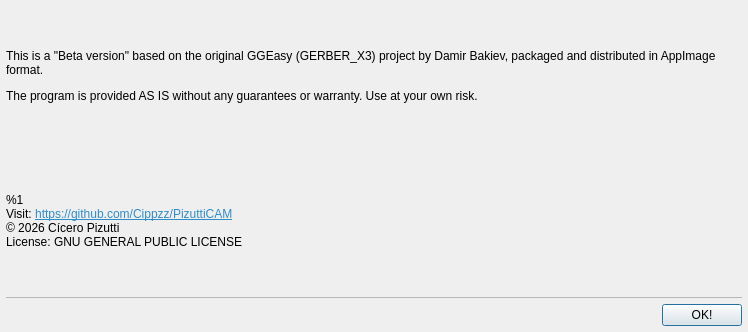
<?xml version="1.0" encoding="UTF-8"?>
<ui version="4.0">
 <class>AboutForm</class>
 <widget class="QDialog" name="AboutForm">
  <property name="geometry">
   <rect>
    <x>0</x>
    <y>0</y>
    <width>748</width>
    <height>332</height>
   </rect>
  </property>
  <property name="windowTitle">
   <string>About</string>
  </property>
  <layout class="QVBoxLayout" name="verticalLayout">
   <property name="leftMargin">
    <number>6</number>
   </property>
   <property name="topMargin">
    <number>6</number>
   </property>
   <property name="rightMargin">
    <number>6</number>
   </property>
   <property name="bottomMargin">
    <number>6</number>
   </property>
   <item>
    <widget class="QLabel" name="label_2">
     <property name="text">
      <string>&lt;html&gt;&lt;head/&gt;&lt;body&gt;&lt;p&gt;This is a &amp;quot;Beta version&amp;quot; based on the original GGEasy (GERBER_X3) project by Damir Bakiev, packaged and distributed in AppImage format.&lt;/p&gt;&lt;p&gt;The program is provided AS IS without any guarantees or warranty. Use at your own risk.&lt;/p&gt;&lt;/body&gt;&lt;/html&gt;</string>
     </property>
     <property name="wordWrap">
      <bool>true</bool>
     </property>
    </widget>
   </item>
   <item>
    <widget class="QLabel" name="lblAbout">
     <property name="text">
      <string>&lt;html&gt;&lt;head/&gt;&lt;body&gt;&lt;p&gt;%1&lt;br/&gt;Visit: &lt;a href=&quot;https://github.com/Cippzz/PizuttiCAM&quot;&gt;&lt;span style=&quot; text-decoration: underline; color:#308cc6;&quot;&gt;https://github.com/Cippzz/PizuttiCAM&lt;/span&gt;&lt;/a&gt;&lt;a href=&quot;https://github.com/Denvi/Candle/&quot;&gt;&lt;span style=&quot; text-decoration: underline; color:#0000ff;&quot;&gt;&lt;br/&gt;&lt;/span&gt;&lt;/a&gt;© 2026 Cícero Pizutti&lt;br/&gt;License: GNU GENERAL PUBLIC LICENSE&lt;/p&gt;&lt;/body&gt;&lt;/html&gt;</string>
     </property>
     <property name="alignment">
      <set>Qt::AlignmentFlag::AlignLeading|Qt::AlignmentFlag::AlignLeft|Qt::AlignmentFlag::AlignVCenter</set>
     </property>
    </widget>
   </item>
   <item>
    <widget class="QPlainTextEdit" name="txtLicense">
     <property name="maximumSize">
      <size>
       <width>16777215</width>
       <height>1</height>
      </size>
     </property>
     <property name="font">
      <font>
       <pointsize>9</pointsize>
      </font>
     </property>
     <property name="readOnly">
      <bool>true</bool>
     </property>
     <property name="plainText">
      <string>                    GNU GENERAL PUBLIC LICENSE
                       Version 3, 29 June 2007

 Copyright (C) 2007 Free Software Foundation, Inc. &lt;http://fsf.org/&gt;
 Everyone is permitted to copy and distribute verbatim copies
 of this license document, but changing it is not allowed.

                            Preamble

  The GNU General Public License is a free, copyleft license for
software and other kinds of works.

  The licenses for most software and other practical works are designed
to take away your freedom to share and change the works.  By contrast,
the GNU General Public License is intended to guarantee your freedom to
share and change all versions of a program--to make sure it remains free
software for all its users.  We, the Free Software Foundation, use the
GNU General Public License for most of our software; it applies also to
any other work released this way by its authors.  You can apply it to
your programs, too.

  When we speak of free software, we are referring to freedom, not
price.  Our General Public Licenses are designed to make sure that you
have the freedom to distribute copies of free software (and charge for
them if you wish), that you receive source code or can get it if you
want it, that you can change the software or use pieces of it in new
free programs, and that you know you can do these things.

  To protect your rights, we need to prevent others from denying you
these rights or asking you to surrender the rights.  Therefore, you have
certain responsibilities if you distribute copies of the software, or if
you modify it: responsibilities to respect the freedom of others.

  For example, if you distribute copies of such a program, whether
gratis or for a fee, you must pass on to the recipients the same
freedoms that you received.  You must make sure that they, too, receive
or can get the source code.  And you must show them these terms so they
know their rights.

  Developers that use the GNU GPL protect your rights with two steps:
(1) assert copyright on the software, and (2) offer you this License
giving you legal permission to copy, distribute and/or modify it.

  For the developers' and authors' protection, the GPL clearly explains
that there is no warranty for this free software.  For both users' and
authors' sake, the GPL requires that modified versions be marked as
changed, so that their problems will not be attributed erroneously to
authors of previous versions.

  Some devices are designed to deny users access to install or run
modified versions of the software inside them, although the manufacturer
can do so.  This is fundamentally incompatible with the aim of
protecting users' freedom to change the software.  The systematic
pattern of such abuse occurs in the area of products for individuals to
use, which is precisely where it is most unacceptable.  Therefore, we
have designed this version of the GPL to prohibit the practice for those
products.  If such problems arise substantially in other domains, we
stand ready to extend this provision to those domains in future versions
of the GPL, as needed to protect the freedom of users.

  Finally, every program is threatened constantly by software patents.
States should not allow patents to restrict development and use of
software on general-purpose computers, but in those that do, we wish to
avoid the special danger that patents applied to a free program could
make it effectively proprietary.  To prevent this, the GPL assures that
patents cannot be used to render the program non-free.

  The precise terms and conditions for copying, distribution and
modification follow.

                       TERMS AND CONDITIONS

  0. Definitions.

  &quot;This License&quot; refers to version 3 of the GNU General Public License.

  &quot;Copyright&quot; also means copyright-like laws that apply to other kinds of
works, such as semiconductor masks.

  &quot;The Program&quot; refers to any copyrightable work licensed under this
License.  Each licensee is addressed as &quot;you&quot;.  &quot;Licensees&quot; and
&quot;recipients&quot; may be individuals or organizations.

  To &quot;modify&quot; a work means to copy from or adapt all or part of the work
in a fashion requiring copyright permission, other than the making of an
exact copy.  The resulting work is called a &quot;modified version&quot; of the
earlier work or a work &quot;based on&quot; the earlier work.

  A &quot;covered work&quot; means either the unmodified Program or a work based
on the Program.

  To &quot;propagate&quot; a work means to do anything with it that, without
permission, would make you directly or secondarily liable for
infringement under applicable copyright law, except executing it on a
computer or modifying a private copy.  Propagation includes copying,
distribution (with or without modification), making available to the
public, and in some countries other activities as well.

  To &quot;convey&quot; a work means any kind of propagation that enables other
parties to make or receive copies.  Mere interaction with a user through
a computer network, with no transfer of a copy, is not conveying.

  An interactive user interface displays &quot;Appropriate Legal Notices&quot;
to the extent that it includes a convenient and prominently visible
feature that (1) displays an appropriate copyright notice, and (2)
tells the user that there is no warranty for the work (except to the
extent that warranties are provided), that licensees may convey the
work under this License, and how to view a copy of this License.  If
the interface presents a list of user commands or options, such as a
menu, a prominent item in the list meets this criterion.

  1. Source Code.

  The &quot;source code&quot; for a work means the preferred form of the work
for making modifications to it.  &quot;Object code&quot; means any non-source
form of a work.

  A &quot;Standard Interface&quot; means an interface that either is an official
standard defined by a recognized standards body, or, in the case of
interfaces specified for a particular programming language, one that
is widely used among developers working in that language.

  The &quot;System Libraries&quot; of an executable work include anything, other
than the work as a whole, that (a) is included in the normal form of
packaging a Major Component, but which is not part of that Major
Component, and (b) serves only to enable use of the work with that
Major Component, or to implement a Standard Interface for which an
implementation is available to the public in source code form.  A
&quot;Major Component&quot;, in this context, means a major essential component
(kernel, window system, and so on) of the specific operating system
(if any) on which the executable work runs, or a compiler used to
produce the work, or an object code interpreter used to run it.

  The &quot;Corresponding Source&quot; for a work in object code form means all
the source code needed to generate, install, and (for an executable
work) run the object code and to modify the work, including scripts to
control those activities.  However, it does not include the work's
System Libraries, or general-purpose tools or generally available free
programs which are used unmodified in performing those activities but
which are not part of the work.  For example, Corresponding Source
includes interface definition files associated with source files for
the work, and the source code for shared libraries and dynamically
linked subprograms that the work is specifically designed to require,
such as by intimate data communication or control flow between those
subprograms and other parts of the work.

  The Corresponding Source need not include anything that users
can regenerate automatically from other parts of the Corresponding
Source.

  The Corresponding Source for a work in source code form is that
same work.

  2. Basic Permissions.

  All rights granted under this License are granted for the term of
copyright on the Program, and are irrevocable provided the stated
conditions are met.  This License explicitly affirms your unlimited
permission to run the unmodified Program.  The output from running a
covered work is covered by this License only if the output, given its
content, constitutes a covered work.  This License acknowledges your
rights of fair use or other equivalent, as provided by copyright law.

  You may make, run and propagate covered works that you do not
convey, without conditions so long as your license otherwise remains
in force.  You may convey covered works to others for the sole purpose
of having them make modifications exclusively for you, or provide you
with facilities for running those works, provided that you comply with
the terms of this License in conveying all material for which you do
not control copyright.  Those thus making or running the covered works
for you must do so exclusively on your behalf, under your direction
and control, on terms that prohibit them from making any copies of
your copyrighted material outside their relationship with you.

  Conveying under any other circumstances is permitted solely under
the conditions stated below.  Sublicensing is not allowed; section 10
makes it unnecessary.

  3. Protecting Users' Legal Rights From Anti-Circumvention Law.

  No covered work shall be deemed part of an effective technological
measure under any applicable law fulfilling obligations under article
11 of the WIPO copyright treaty adopted on 20 December 1996, or
similar laws prohibiting or restricting circumvention of such
measures.

  When you convey a covered work, you waive any legal power to forbid
circumvention of technological measures to the extent such circumvention
is effected by exercising rights under this License with respect to
the covered work, and you disclaim any intention to limit operation or
modification of the work as a means of enforcing, against the work's
users, your or third parties' legal rights to forbid circumvention of
technological measures.

  4. Conveying Verbatim Copies.

  You may convey verbatim copies of the Program's source code as you
receive it, in any medium, provided that you conspicuously and
appropriately publish on each copy an appropriate copyright notice;
keep intact all notices stating that this License and any
non-permissive terms added in accord with section 7 apply to the code;
keep intact all notices of the absence of any warranty; and give all
recipients a copy of this License along with the Program.

  You may charge any price or no price for each copy that you convey,
and you may offer support or warranty protection for a fee.

  5. Conveying Modified Source Versions.

  You may convey a work based on the Program, or the modifications to
produce it from the Program, in the form of source code under the
terms of section 4, provided that you also meet all of these conditions:

    a) The work must carry prominent notices stating that you modified
    it, and giving a relevant date.

    b) The work must carry prominent notices stating that it is
    released under this License and any conditions added under section
    7.  This requirement modifies the requirement in section 4 to
    &quot;keep intact all notices&quot;.

    c) You must license the entire work, as a whole, under this
    License to anyone who comes into possession of a copy.  This
    License will therefore apply, along with any applicable section 7
    additional terms, to the whole of the work, and all its parts,
    regardless of how they are packaged.  This License gives no
    permission to license the work in any other way, but it does not
    invalidate such permission if you have separately received it.

    d) If the work has interactive user interfaces, each must display
    Appropriate Legal Notices; however, if the Program has interactive
    interfaces that do not display Appropriate Legal Notices, your
    work need not make them do so.

  A compilation of a covered work with other separate and independent
works, which are not by their nature extensions of the covered work,
and which are not combined with it such as to form a larger program,
in or on a volume of a storage or distribution medium, is called an
&quot;aggregate&quot; if the compilation and its resulting copyright are not
used to limit the access or legal rights of the compilation's users
beyond what the individual works permit.  Inclusion of a covered work
in an aggregate does not cause this License to apply to the other
parts of the aggregate.

  6. Conveying Non-Source Forms.

  You may convey a covered work in object code form under the terms
of sections 4 and 5, provided that you also convey the
machine-readable Corresponding Source under the terms of this License,
in one of these ways:

    a) Convey the object code in, or embodied in, a physical product
    (including a physical distribution medium), accompanied by the
    Corresponding Source fixed on a durable physical medium
    customarily used for software interchange.

    b) Convey the object code in, or embodied in, a physical product
    (including a physical distribution medium), accompanied by a
    written offer, valid for at least three years and valid for as
    long as you offer spare parts or customer support for that product
    model, to give anyone who possesses the object code either (1) a
    copy of the Corresponding Source for all the software in the
    product that is covered by this License, on a durable physical
    medium customarily used for software interchange, for a price no
    more than your reasonable cost of physically performing this
    conveying of source, or (2) access to copy the
    Corresponding Source from a network server at no charge.

    c) Convey individual copies of the object code with a copy of the
    written offer to provide the Corresponding Source.  This
    alternative is allowed only occasionally and noncommercially, and
    only if you received the object code with such an offer, in accord
    with subsection 6b.

    d) Convey the object code by offering access from a designated
    place (gratis or for a charge), and offer equivalent access to the
    Corresponding Source in the same way through the same place at no
    further charge.  You need not require recipients to copy the
    Corresponding Source along with the object code.  If the place to
    copy the object code is a network server, the Corresponding Source
    may be on a different server (operated by you or a third party)
    that supports equivalent copying facilities, provided you maintain
    clear directions next to the object code saying where to find the
    Corresponding Source.  Regardless of what server hosts the
    Corresponding Source, you remain obligated to ensure that it is
    available for as long as needed to satisfy these requirements.

    e) Convey the object code using peer-to-peer transmission, provided
    you inform other peers where the object code and Corresponding
    Source of the work are being offered to the general public at no
    charge under subsection 6d.

  A separable portion of the object code, whose source code is excluded
from the Corresponding Source as a System Library, need not be
included in conveying the object code work.

  A &quot;User Product&quot; is either (1) a &quot;consumer product&quot;, which means any
tangible personal property which is normally used for personal, family,
or household purposes, or (2) anything designed or sold for incorporation
into a dwelling.  In determining whether a product is a consumer product,
doubtful cases shall be resolved in favor of coverage.  For a particular
product received by a particular user, &quot;normally used&quot; refers to a
typical or common use of that class of product, regardless of the status
of the particular user or of the way in which the particular user
actually uses, or expects or is expected to use, the product.  A product
is a consumer product regardless of whether the product has substantial
commercial, industrial or non-consumer uses, unless such uses represent
the only significant mode of use of the product.

  &quot;Installation Information&quot; for a User Product means any methods,
procedures, authorization keys, or other information required to install
and execute modified versions of a covered work in that User Product from
a modified version of its Corresponding Source.  The information must
suffice to ensure that the continued functioning of the modified object
code is in no case prevented or interfered with solely because
modification has been made.

  If you convey an object code work under this section in, or with, or
specifically for use in, a User Product, and the conveying occurs as
part of a transaction in which the right of possession and use of the
User Product is transferred to the recipient in perpetuity or for a
fixed term (regardless of how the transaction is characterized), the
Corresponding Source conveyed under this section must be accompanied
by the Installation Information.  But this requirement does not apply
if neither you nor any third party retains the ability to install
modified object code on the User Product (for example, the work has
been installed in ROM).

  The requirement to provide Installation Information does not include a
requirement to continue to provide support service, warranty, or updates
for a work that has been modified or installed by the recipient, or for
the User Product in which it has been modified or installed.  Access to a
network may be denied when the modification itm_instance materially and
adversely affects the operation of the network or violates the rules and
protocols for communication across the network.

  Corresponding Source conveyed, and Installation Information provided,
in accord with this section must be in a format that is publicly
documented (and with an implementation available to the public in
source code form), and must require no special password or key for
unpacking, reading or copying.

  7. Additional Terms.

  &quot;Additional permissions&quot; are terms that supplement the terms of this
License by making exceptions from one or more of its conditions.
Additional permissions that are applicable to the entire Program shall
be treated as though they were included in this License, to the extent
that they are valid under applicable law.  If additional permissions
apply only to part of the Program, that part may be used separately
under those permissions, but the entire Program remains governed by
this License without regard to the additional permissions.

  When you convey a copy of a covered work, you may at your option
remove any additional permissions from that copy, or from any part of
it.  (Additional permissions may be written to require their own
removal in certain cases when you modify the work.)  You may place
additional permissions on material, added by you to a covered work,
for which you have or can give appropriate copyright permission.

  Notwithstanding any other provision of this License, for material you
add to a covered work, you may (if authorized by the copyright holders of
that material) supplement the terms of this License with terms:

    a) Disclaiming warranty or limiting liability differently from the
    terms of sections 15 and 16 of this License; or

    b) Requiring preservation of specified reasonable legal notices or
    author attributions in that material or in the Appropriate Legal
    Notices displayed by works containing it; or

    c) Prohibiting misrepresentation of the origin of that material, or
    requiring that modified versions of such material be marked in
    reasonable ways as different from the original version; or

    d) Limiting the use for publicity purposes of names of licensors or
    authors of the material; or

    e) Declining to grant rights under trademark law for use of some
    trade names, trademarks, or service marks; or

    f) Requiring indemnification of licensors and authors of that
    material by anyone who conveys the material (or modified versions of
    it) with contractual assumptions of liability to the recipient, for
    any liability that these contractual assumptions directly impose on
    those licensors and authors.

  All other non-permissive additional terms are considered &quot;further
restrictions&quot; within the meaning of section 10.  If the Program as you
received it, or any part of it, contains a notice stating that it is
governed by this License along with a term that is a further
restriction, you may remove that term.  If a license document contains
a further restriction but permits relicensing or conveying under this
License, you may add to a covered work material governed by the terms
of that license document, provided that the further restriction does
not survive such relicensing or conveying.

  If you add terms to a covered work in accord with this section, you
must place, in the relevant source files, a statement of the
additional terms that apply to those files, or a notice indicating
where to find the applicable terms.

  Additional terms, permissive or non-permissive, may be stated in the
form of a separately written license, or stated as exceptions;
the above requirements apply either way.

  8. Termination.

  You may not propagate or modify a covered work except as expressly
provided under this License.  Any attempt otherwise to propagate or
modify it is void, and will automatically terminate your rights under
this License (including any patent licenses granted under the third
paragraph of section 11).

  However, if you cease all violation of this License, then your
license from a particular copyright holder is reinstated (a)
provisionally, unless and until the copyright holder explicitly and
finally terminates your license, and (b) permanently, if the copyright
holder fails to notify you of the violation by some reasonable means
prior to 60 days after the cessation.

  Moreover, your license from a particular copyright holder is
reinstated permanently if the copyright holder notifies you of the
violation by some reasonable means, this is the first time you have
received notice of violation of this License (for any work) from that
copyright holder, and you cure the violation prior to 30 days after
your receipt of the notice.

  Termination of your rights under this section does not terminate the
licenses of parties who have received copies or rights from you under
this License.  If your rights have been terminated and not permanently
reinstated, you do not qualify to receive new licenses for the same
material under section 10.

  9. Acceptance Not Required for Having Copies.

  You are not required to accept this License in order to receive or
run a copy of the Program.  Ancillary propagation of a covered work
occurring solely as a consequence of using peer-to-peer transmission
to receive a copy likewise does not require acceptance.  However,
nothing other than this License grants you permission to propagate or
modify any covered work.  These actions infringe copyright if you do
not accept this License.  Therefore, by modifying or propagating a
covered work, you indicate your acceptance of this License to do so.

  10. Automatic Licensing of Downstream Recipients.

  Each time you convey a covered work, the recipient automatically
receives a license from the original licensors, to run, modify and
propagate that work, subject to this License.  You are not responsible
for enforcing compliance by third parties with this License.

  An &quot;entity transaction&quot; is a transaction transferring control of an
organization, or substantially all assets of one, or subdividing an
organization, or merging organizations.  If propagation of a covered
work results from an entity transaction, each party to that
transaction who receives a copy of the work also receives whatever
licenses to the work the party's predecessor in interest had or could
give under the previous paragraph, plus a right to possession of the
Corresponding Source of the work from the predecessor in interest, if
the predecessor has it or can get it with reasonable efforts.

  You may not impose any further restrictions on the exercise of the
rights granted or affirmed under this License.  For example, you may
not impose a license fee, royalty, or other charge for exercise of
rights granted under this License, and you may not initiate litigation
(including a cross-claim or counterclaim in a lawsuit) alleging that
any patent claim is infringed by making, using, selling, offering for
sale, or importing the Program or any portion of it.

  11. Patents.

  A &quot;contributor&quot; is a copyright holder who authorizes use under this
License of the Program or a work on which the Program is based.  The
work thus licensed is called the contributor's &quot;contributor version&quot;.

  A contributor's &quot;essential patent claims&quot; are all patent claims
owned or controlled by the contributor, whether already acquired or
hereafter acquired, that would be infringed by some manner, permitted
by this License, of making, using, or selling its contributor version,
but do not include claims that would be infringed only as a
consequence of further modification of the contributor version.  For
purposes of this definition, &quot;control&quot; includes the right to grant
patent sublicenses in a manner consistent with the requirements of
this License.

  Each contributor grants you a non-exclusive, worldwide, royalty-free
patent license under the contributor's essential patent claims, to
make, use, sell, offer for sale, import and otherwise run, modify and
propagate the contents of its contributor version.

  In the following three paragraphs, a &quot;patent license&quot; is any express
agreement or commitment, however denominated, not to enforce a patent
(such as an express permission to practice a patent or covenant not to
sue for patent infringement).  To &quot;grant&quot; such a patent license to a
party means to make such an agreement or commitment not to enforce a
patent against the party.

  If you convey a covered work, knowingly relying on a patent license,
and the Corresponding Source of the work is not available for anyone
to copy, free of charge and under the terms of this License, through a
publicly available network server or other readily accessible means,
then you must either (1) cause the Corresponding Source to be so
available, or (2) arrange to deprive yourm_instance of the benefit of the
patent license for this particular work, or (3) arrange, in a manner
consistent with the requirements of this License, to extend the patent
license to downstream recipients.  &quot;Knowingly relying&quot; means you have
actual knowledge that, but for the patent license, your conveying the
covered work in a country, or your recipient's use of the covered work
in a country, would infringe one or more identifiable patents in that
country that you have reason to believe are valid.

  If, pursuant to or in connection with a single transaction or
arrangement, you convey, or propagate by procuring conveyance of, a
covered work, and grant a patent license to some of the parties
receiving the covered work authorizing them to use, propagate, modify
or convey a specific copy of the covered work, then the patent license
you grant is automatically extended to all recipients of the covered
work and works based on it.

  A patent license is &quot;discriminatory&quot; if it does not include within
the scope of its coverage, prohibits the exercise of, or is
conditioned on the non-exercise of one or more of the rights that are
specifically granted under this License.  You may not convey a covered
work if you are a party to an arrangement with a third party that is
in the business of distributing software, under which you make payment
to the third party based on the extent of your activity of conveying
the work, and under which the third party grants, to any of the
parties who would receive the covered work from you, a discriminatory
patent license (a) in connection with copies of the covered work
conveyed by you (or copies made from those copies), or (b) primarily
for and in connection with specific products or compilations that
contain the covered work, unless you entered into that arrangement,
or that patent license was granted, prior to 28 March 2007.

  Nothing in this License shall be construed as excluding or limiting
any implied license or other defenses to infringement that may
otherwise be available to you under applicable patent law.

  12. No Surrender of Others' Freedom.

  If conditions are imposed on you (whether by court order, agreement or
otherwise) that contradict the conditions of this License, they do not
excuse you from the conditions of this License.  If you cannot convey a
covered work so as to satisfy simultaneously your obligations under this
License and any other pertinent obligations, then as a consequence you may
not convey it at all.  For example, if you agree to terms that obligate you
to collect a royalty for further conveying from those to whom you convey
the Program, the only way you could satisfy both those terms and this
License would be to refrain entirely from conveying the Program.

  13. Use with the GNU Affero General Public License.

  Notwithstanding any other provision of this License, you have
permission to link or combine any covered work with a work licensed
under version 3 of the GNU Affero General Public License into a single
combined work, and to convey the resulting work.  The terms of this
License will continue to apply to the part which is the covered work,
but the special requirements of the GNU Affero General Public License,
section 13, concerning interaction through a network will apply to the
combination as such.

  14. Revised Versions of this License.

  The Free Software Foundation may publish revised and/or new versions of
the GNU General Public License from time to time.  Such new versions will
be similar in spirit to the present version, but may differ in detail to
address new problems or concerns.

  Each version is given a distinguishing version number.  If the
Program specifies that a certain numbered version of the GNU General
Public License &quot;or any later version&quot; applies to it, you have the
option of following the terms and conditions either of that numbered
version or of any later version published by the Free Software
Foundation.  If the Program does not specify a version number of the
GNU General Public License, you may choose any version ever published
by the Free Software Foundation.

  If the Program specifies that a proxy can decide which future
versions of the GNU General Public License can be used, that proxy's
public statement of acceptance of a version permanently authorizes you
to choose that version for the Program.

  Later license versions may give you additional or different
permissions.  However, no additional obligations are imposed on any
author or copyright holder as a result of your choosing to follow a
later version.

  15. Disclaimer of Warranty.

  THERE IS NO WARRANTY FOR THE PROGRAM, TO THE EXTENT PERMITTED BY
APPLICABLE LAW.  EXCEPT WHEN OTHERWISE STATED IN WRITING THE COPYRIGHT
HOLDERS AND/OR OTHER PARTIES PROVIDE THE PROGRAM &quot;AS IS&quot; WITHOUT WARRANTY
OF ANY KIND, EITHER EXPRESSED OR IMPLIED, INCLUDING, BUT NOT LIMITED TO,
THE IMPLIED WARRANTIES OF MERCHANTABILITY AND FITNESS FOR A PARTICULAR
PURPOSE.  THE ENTIRE RISK AS TO THE QUALITY AND PERFORMANCE OF THE PROGRAM
IS WITH YOU.  SHOULD THE PROGRAM PROVE DEFECTIVE, YOU ASSUME THE COST OF
ALL NECESSARY SERVICING, REPAIR OR CORRECTION.

  16. Limitation of Liability.

  IN NO EVENT UNLESS REQUIRED BY APPLICABLE LAW OR AGREED TO IN WRITING
WILL ANY COPYRIGHT HOLDER, OR ANY OTHER PARTY WHO MODIFIES AND/OR CONVEYS
THE PROGRAM AS PERMITTED ABOVE, BE LIABLE TO YOU FOR DAMAGES, INCLUDING ANY
GENERAL, SPECIAL, INCIDENTAL OR CONSEQUENTIAL DAMAGES ARISING OUT OF THE
USE OR INABILITY TO USE THE PROGRAM (INCLUDING BUT NOT LIMITED TO LOSS OF
DATA OR DATA BEING RENDERED INACCURATE OR LOSSES SUSTAINED BY YOU OR THIRD
PARTIES OR A FAILURE OF THE PROGRAM TO OPERATE WITH ANY OTHER PROGRAMS),
EVEN IF SUCH HOLDER OR OTHER PARTY HAS BEEN ADVISED OF THE POSSIBILITY OF
SUCH DAMAGES.

  17. Interpretation of Sections 15 and 16.

  If the disclaimer of warranty and limitation of liability provided
above cannot be given local legal effect according to their terms,
reviewing courts shall apply local law that most closely approximates
an absolute waiver of all civil liability in connection with the
Program, unless a warranty or assumption of liability accompanies a
copy of the Program in return for a fee.

                     END OF TERMS AND CONDITIONS

            How to Apply These Terms to Your New Programs

  If you develop a new program, and you want it to be of the greatest
possible use to the public, the best way to achieve this is to make it
free software which everyone can redistribute and change under these terms.

  To do so, attach the following notices to the program.  It is safest
to attach them to the start of each source file to most effectively
state the exclusion of warranty; and each file should have at least
the &quot;copyright&quot; line and a pointer to where the full notice is found.

    &lt;one line to give the program's name and a brief idea of what it does.&gt;
    Copyright (C) &lt;year&gt;  &lt;name of author&gt;

    This program is free software: you can redistribute it and/or modify
    it under the terms of the GNU General Public License as published by
    the Free Software Foundation, either version 3 of the License, or
    (at your option) any later version.

    This program is distributed in the hope that it will be useful,
    but WITHOUT ANY WARRANTY; without even the implied warranty of
    MERCHANTABILITY or FITNESS FOR A PARTICULAR PURPOSE.  See the
    GNU General Public License for more details.

    You should have received a copy of the GNU General Public License
    along with this program.  If not, see &lt;http://www.gnu.org/licenses/&gt;.

Also add information on how to contact you by electronic and paper mail.

  If the program does terminal interaction, make it output a short
notice like this when it starts in an interactive mode:

    &lt;program&gt;  Copyright (C) &lt;year&gt;  &lt;name of author&gt;
    This program comes with ABSOLUTELY NO WARRANTY; for details type `show w'.
    This is free software, and you are welcome to redistribute it
    under certain conditions; type `show c' for details.

The hypothetical commands `show w' and `show c' should show the appropriate
parts of the General Public License.  Of course, your program's commands
might be different; for a GUI interface, you would use an &quot;about box&quot;.

  You should also get your employer (if you work as a programmer) or school,
if any, to sign a &quot;copyright disclaimer&quot; for the program, if necessary.
For more information on this, and how to apply and follow the GNU GPL, see
&lt;http://www.gnu.org/licenses/&gt;.

  The GNU General Public License does not permit incorporating your program
into proprietary programs.  If your program is a subroutine library, you
may consider it more useful to permit linking proprietary applications with
the library.  If this is what you want to do, use the GNU Lesser General
Public License instead of this License.  But first, please read
&lt;http://www.gnu.org/philosophy/why-not-lgpl.html&gt;.
</string>
     </property>
    </widget>
   </item>
   <item>
    <layout class="QHBoxLayout" name="horizontalLayout_4">
     <item>
      <spacer name="horizontalSpacer_4">
       <property name="orientation">
        <enum>Qt::Orientation::Horizontal</enum>
       </property>
       <property name="sizeHint" stdset="0">
        <size>
         <width>40</width>
         <height>20</height>
        </size>
       </property>
      </spacer>
     </item>
     <item>
      <widget class="QPushButton" name="cmdOk_2">
       <property name="text">
        <string>OK!</string>
       </property>
      </widget>
     </item>
    </layout>
   </item>
  </layout>
 </widget>
 <resources/>
 <connections/>
</ui>
